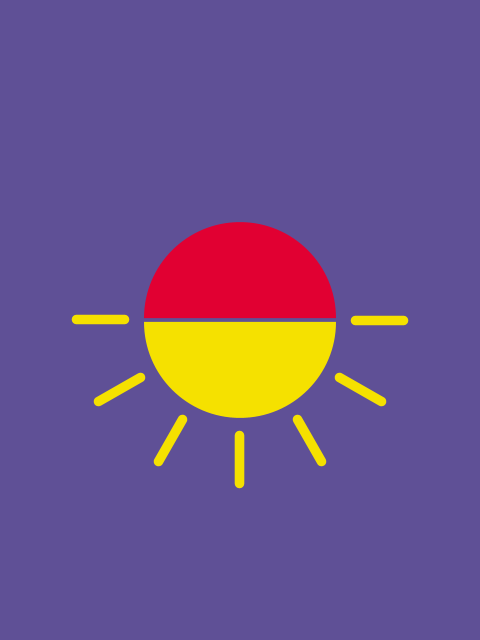
Frame 1 (no input)
Frame 2 (the mouse pressed at the canvas centre, redrawn once): identical to frame 1, image omitted

The Processing sketch that drew this single still picture (run headless with seeded random() and noise(); the mouse was pressed at the canvas centre and the sketch redrawn once):

// Processing sketch: from_dusk_till_dawn
// ── from_dusk_till_dawn.pde
// Manuale di Programmazione Cinematografica
// Daniele Olmisani, 2015

// From Dusk till Dawn (1996)


final color PAPER = color(95, 80, 150);
final color INK1 = color(225, 0, 50);
final color INK2 = color(245, 225, 0);

final float SIZE = 0.4;
final float DELTA = 0.004;

final int RAYS = 7;


void setup() {
  size(480, 640);
  noLoop();
}


void draw() {
  
  final float S =  min(width, height);
  
  translate(0.5*width, 0.5*height);
  scale(S);
  
  background(PAPER);
  
  noStroke();
  
  fill(INK1);
  arc(0, -DELTA, SIZE, SIZE, -PI, 0, OPEN);
  
  fill(INK2);
  arc(0, +DELTA, SIZE, SIZE, 0, +PI, OPEN);
  
  stroke(INK2);
  strokeWeight(SIZE / 20);
  
  for (int i=0; i<RAYS; i++) {
    line(0.6*SIZE, 0, 0.6*SIZE+0.25*SIZE, 0);
    rotate(PI / (RAYS-1));
  }
  
  save("from-dusk-till-dawn.png");
}
